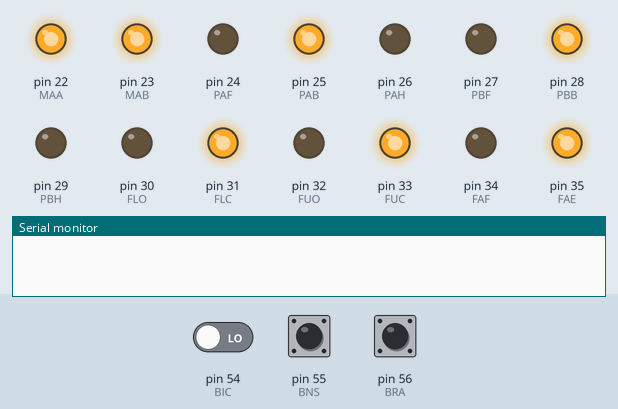
Bench run of a sketch on a simulated Arduino Mega 2560, built with avr-gcc and run on an emulated ATmega2560. Parts: output pins drawn as LEDs (lit = HIGH), the last lines printed to the serial monitor. Dashed ring = blinking. The test bench sets the inputs (shaded band); at power-on: pin 55 (BNS) LOW, pin 54 (BIC) LOW, pin 56 (BRA) LOW.

Above: at 1.3 s.
1.4 s: pin 55 (BNS) pulsed HIGH 5 times (0.12 s each, 0.3 s apart)
At 3.8 s:
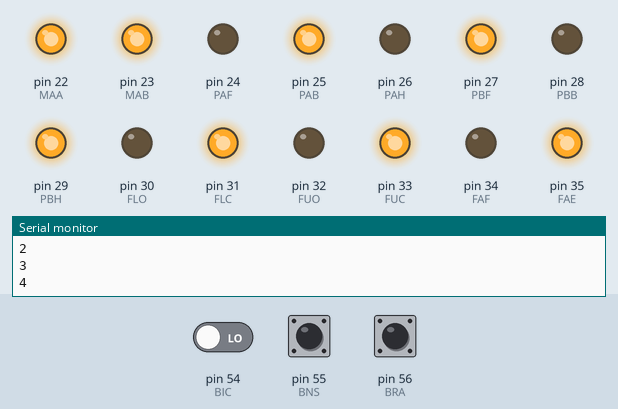
4.4 s: pin 54 (BIC) driven HIGH
At 5.2 s:
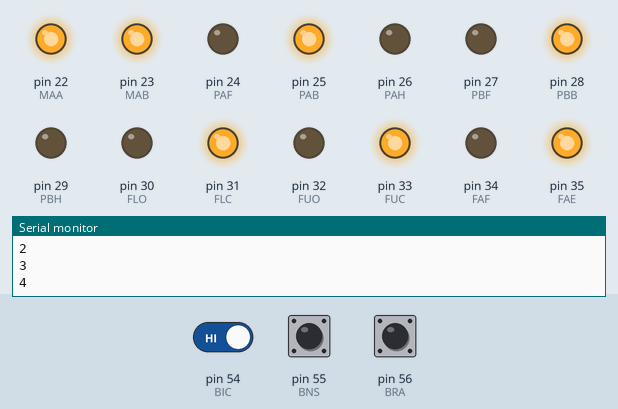
5.9 s: pin 56 (BRA) pulsed HIGH 2 times (0.12 s each, 0.3 s apart)
At 6.17 s:
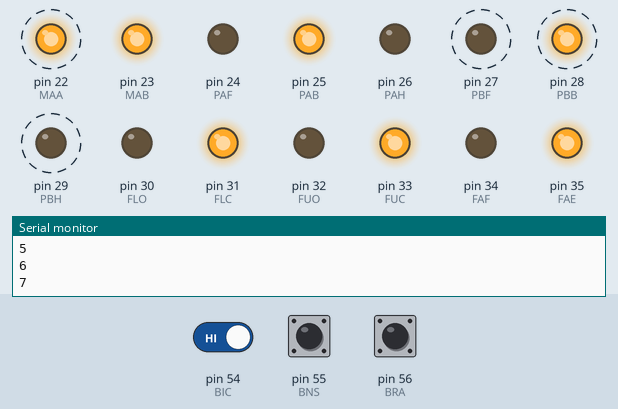
Timing chart, 0 to 8.9 s (numbered marks = the images above; inputs shaded):
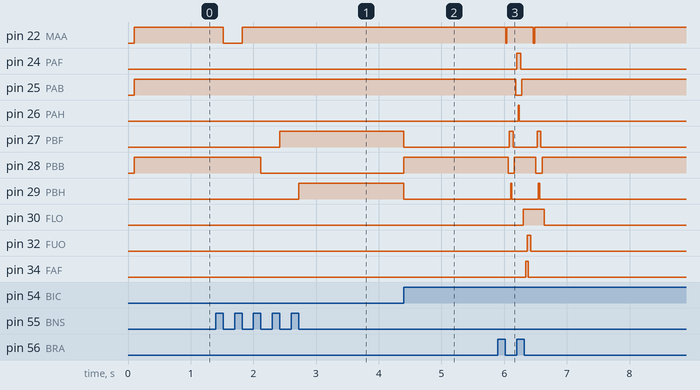

The sketch:

SimulationHelper.ino
```cpp
 // Inputs

 #define MAA 22  // Main black mark
 #define MAB 23  // Main black mark

 #define PAF 24  // PA forward
 #define PAB 25  // PA backward
 #define PAH 26  // PA heat

 #define PBF 27  // PB forward
 #define PBB 28  // PB backward
 #define PBH 29  // PB heat

 #define FLO 30  // FL open
 #define FLC 31  // FL closed

 #define FUO 32  // FU open
 #define FUC 33  // FU closed
 #define FAF 34  // FA full
 #define FAE 35  // FA empty


 #define BIC 54  // Button init conditions
 #define BNS 55 // Button next stage
  #define BRA 56 // Button run auto


uint8_t DIRP = 0 ;
void set_init_cond(){
digitalWrite(MAA,HIGH);
digitalWrite(MAB,HIGH);
digitalWrite(PAF,LOW);
digitalWrite(PAB,HIGH);
digitalWrite(PAH,LOW);
digitalWrite(PBF,LOW);
digitalWrite(PBB,HIGH);
digitalWrite(PBH,LOW);
digitalWrite(FLO,LOW);
digitalWrite(FLC,HIGH);
digitalWrite(FUO,LOW);
digitalWrite(FUC,HIGH);
digitalWrite(FAF,LOW);
digitalWrite(FAE,HIGH);

DIRP=0;
  }


typedef void (*DirectiveCollection) ();


void d0(){digitalWrite(MAA,LOW);}
void d1(){digitalWrite(MAA,HIGH);digitalWrite(MAB,HIGH);}
void d2(){digitalWrite(PBB,LOW);}
void d3(){digitalWrite(PBF,HIGH);}
void d4(){digitalWrite(PBH,HIGH);}
void d5(){digitalWrite(PBH,LOW);}
void d6(){digitalWrite(PBF,LOW);}
 void d7(){digitalWrite(PBB,HIGH);}
 void d8(){digitalWrite(PAB,LOW);}
 void d9(){digitalWrite(PAF,HIGH);}
 void d10(){digitalWrite(PAH,HIGH);}
 void d11(){digitalWrite(PAH,LOW);}
 void d12(){digitalWrite(PAF,LOW);}
 void d13(){digitalWrite(PAB,HIGH);}
 void d14(){digitalWrite(FLO,HIGH);}
 void d15(){digitalWrite(FAE,LOW);}
 void d16(){digitalWrite(FAF,HIGH);}
 void d17(){digitalWrite(FUO,HIGH);}
 void d18(){digitalWrite(FAF,LOW);}
 void d19(){digitalWrite(FAE,HIGH);}
 void d20(){digitalWrite(FUO,LOW);}
 void d21(){digitalWrite(FUC,HIGH);}
 void d22(){digitalWrite(MAA,LOW);}
 void d23(){digitalWrite(MAA,HIGH);}
 void d24(){digitalWrite(PBB,LOW);}
 void d25(){digitalWrite(PBF,HIGH);}
 void d26(){digitalWrite(PBH,HIGH);}
 void d27(){digitalWrite(PBH,LOW);}
 void d28(){digitalWrite(PBF,LOW);}
 void d29(){digitalWrite(PBB,HIGH);}


DirectiveCollection DIR [] =  {d0,d1,d2,d3,d4,d5,d6,d7,d8,d9,d10,d11,d12,d13,d14,d15,d16,d17,d18,d19,d20,d21,d22,d23,d24,d25,d26,d27,d28,d29};


bool bnsflag = false;
bool autoflag = false;


void next(){
  if(DIRP<30){
  Serial.println(DIRP, DEC);DIR[DIRP]();DIRP++;delay(10);
  }else{
    DIRP=0;
    Serial.println("Sequence over");
    }
  }

void run_auto(){  for(int i = 0 ; i <31;i++){ next(); delay(10);  } }


void setup() {
  // put your setup code here, to run once:

Serial.begin(115200);

delay(100);

pinMode(MAA,OUTPUT);
pinMode(MAB,OUTPUT);
pinMode(PAF,OUTPUT);
pinMode(PAB,OUTPUT);
pinMode(PAH,OUTPUT);
pinMode(PBF,OUTPUT);
pinMode(PBB,OUTPUT);
pinMode(PBH,OUTPUT);
pinMode(FLO,OUTPUT);
pinMode(FLC,OUTPUT);
pinMode(FUO,OUTPUT);
pinMode(FUC,OUTPUT);
pinMode(FAF,OUTPUT);
pinMode(FAE,OUTPUT);

pinMode(BIC,INPUT);
pinMode(BNS,INPUT);
pinMode(BRA,INPUT);


set_init_cond();
}


void loop() {
if(digitalRead(BIC)==HIGH){ set_init_cond(); delay(10);}

if(digitalRead(BNS)==HIGH && bnsflag==false){ bnsflag=true;}  if(digitalRead(BNS)==LOW && bnsflag==true){   next(); bnsflag=false; }
if(digitalRead(BRA)==HIGH && autoflag==false){ autoflag=true;}  if(digitalRead(BRA)==LOW && autoflag==true){   run_auto(); autoflag=false; }


  // put your main code here, to run repeatedly:

}
```

Measured:
- after the input at 1.4 s, pin 22 (MAA): HIGH → LOW after 0.12 s, → HIGH 0.30 s later; pin 27 (PBF): LOW → HIGH after 1.0 s; pin 28 (PBB): HIGH → LOW after 0.72 s; pin 29 (PBH): LOW → HIGH after 1.3 s
- after the input at 4.4 s, pin 27 (PBF), pin 29 (PBH): HIGH → LOW at once; pin 28 (PBB): LOW → HIGH at once
- after the input at 5.9 s, pin 22 (MAA): alternates HIGH for 0.42 s and LOW for 0.02 s, 4 changes in all, then stays HIGH, starting after 0.12 s; pin 24 (PAF): LOW → HIGH after 0.30 s, → LOW 0.06 s later
